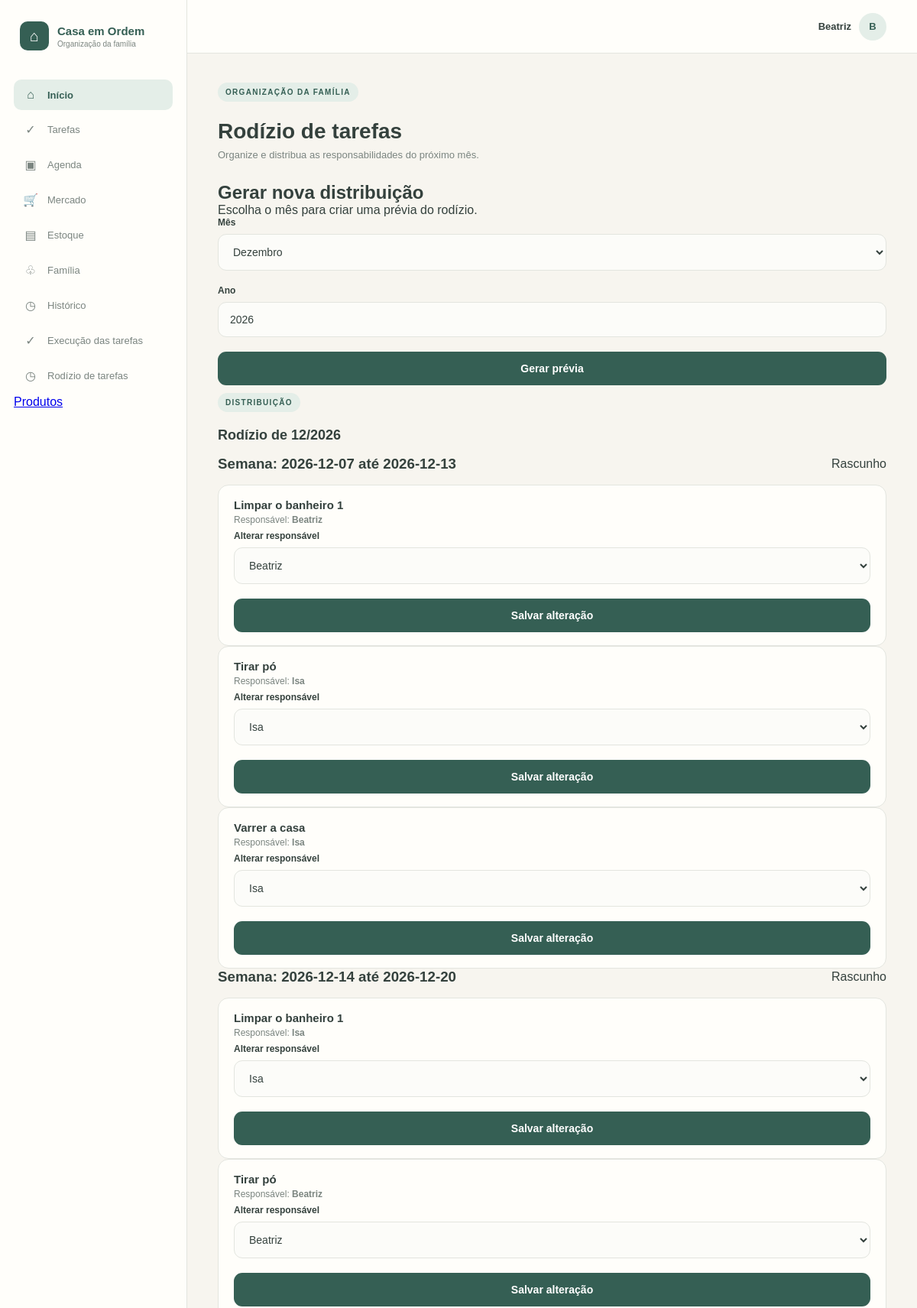
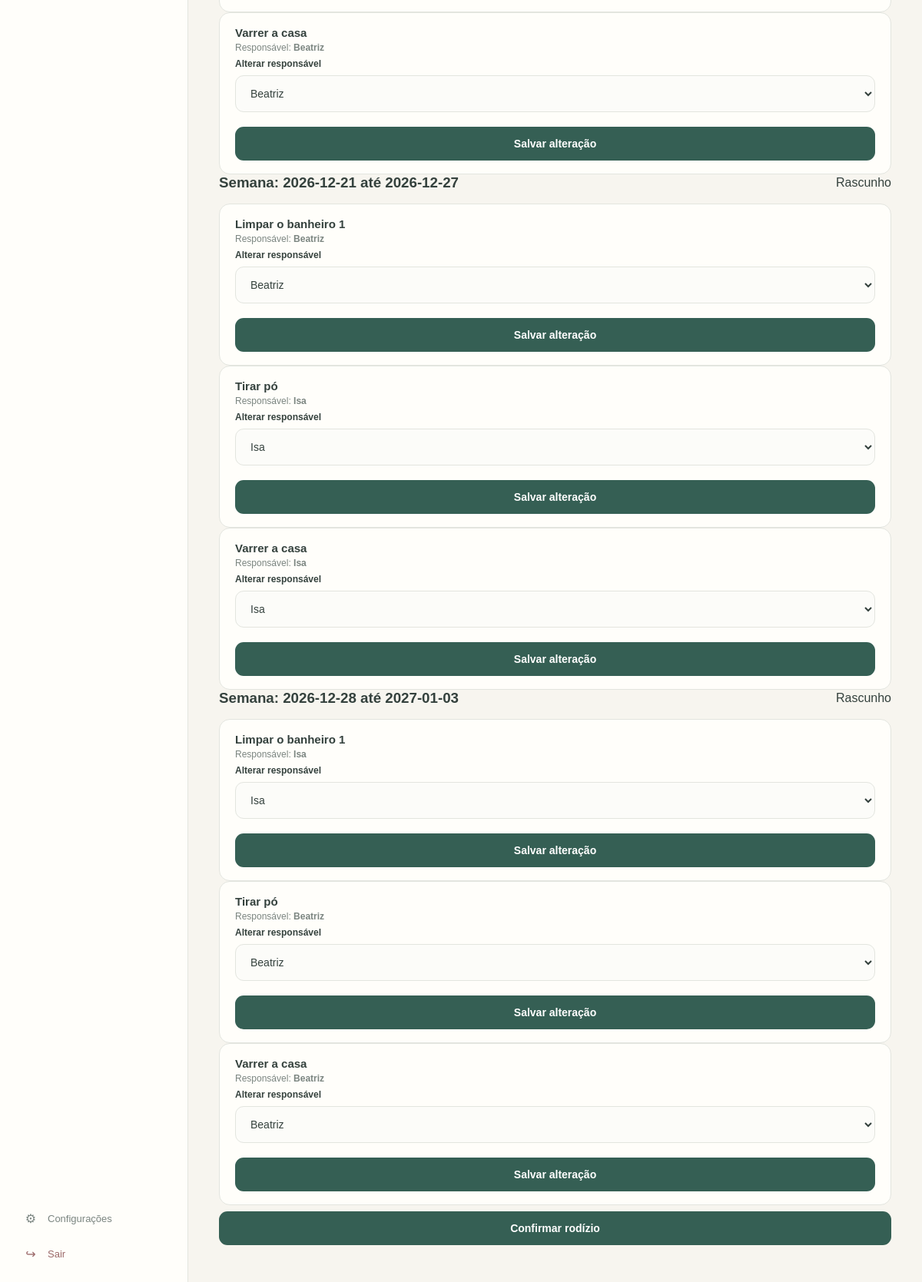
/rodizio (signed in), run on the app's committed database (2 pictures, top to bottom).
### tables this page shows
CREATE TABLE "USUARIO" (
	"id_usuario"	INTEGER NOT NULL,
	"id_familia"	INTEGER NOT NULL,
	"nome"	TEXT NOT NULL,
	"email"	NUMERIC NOT NULL,
	"senha"	TEXT NOT NULL,
	"foto"	INTEGER,
	"tipo_usuario"	TEXT NOT NULL,
	"ativo"	INTEGER NOT NULL,
	"data_cadastro"	NUMERIC NOT NULL,
	PRIMARY KEY("id_usuario" AUTOINCREMENT),
	FOREIGN KEY("id_familia") REFERENCES "FAMILIA"("id_familia")
);

CREATE TABLE "SEMANA_RODIZIO" (
	"id_semana"	INTEGER NOT NULL,
	"id_familia"	INTEGER NOT NULL,
	"data_inicio"	NUMERIC NOT NULL,
	"data_fim"	NUMERIC NOT NULL,
	"mes_referencia"	INTEGER NOT NULL,
	"ano_referencia"	INTEGER NOT NULL,
	"status"	TEXT NOT NULL,
	PRIMARY KEY("id_semana"),
	FOREIGN KEY("id_familia") REFERENCES "FAMILIA"("id_familia")
);

CREATE TABLE "RODIZIO" (
	"id_rodizio"	INTEGER NOT NULL,
	"id_semana"	INTEGER NOT NULL,
	"id_tarefa"	INTEGER NOT NULL,
	"id_usuario"	INTEGER NOT NULL,
	"ajustado_manualmente"	INTEGER NOT NULL,
	PRIMARY KEY("id_rodizio"),
	FOREIGN KEY("id_semana") REFERENCES "SEMANA_RODIZIO"("id_semana"),
	FOREIGN KEY("id_tarefa") REFERENCES "TAREFA"("id_tarefa"),
	FOREIGN KEY("id_usuario") REFERENCES "USUARIO"("id_usuario")
);

CREATE TABLE "TAREFA" (
	"id_tarefa"	INTEGER NOT NULL,
	"id_familia"	INTEGER NOT NULL,
	"id_usuario_criador"	INTEGER NOT NULL,
	"nome"	TEXT NOT NULL,
	"descricao"	TEXT,
	"tipo"	TEXT NOT NULL,
	"participa_rodizio"	INTEGER NOT NULL,
	"peso"	REAL NOT NULL,
	"ativa"	INTEGER NOT NULL,
	"data_cadastro"	NUMERIC NOT NULL,
	PRIMARY KEY("id_tarefa"),
	FOREIGN KEY("id_familia") REFERENCES "FAMILIA"("id_familia"),
	FOREIGN KEY("id_usuario_criador") REFERENCES "USUARIO"("id_usuario")
);

### app.py (the view)
@app.route("/rodizio")
def visualizar_rodizio():
    if "id_usuario" not in session:
        return redirect(url_for("login"))
    ano = request.args.get("ano", type=int)
    mes = request.args.get("mes", type=int)
    if not ano or not mes:
        ano, mes = obter_proximo_mes()
    conexao = conectar_banco()
    try:
        semanas = conexao.execute("""
            SELECT *
            FROM SEMANA_RODIZIO
            WHERE id_familia = ?
              AND mes_referencia = ?
              AND ano_referencia = ?
            ORDER BY data_inicio
        """, (
            session["id_familia"],
            mes,
            ano
        )).fetchall()
        distribuicao = []
        for semana in semanas:
            atribuicoes = conexao.execute("""
                SELECT
                    r.id_rodizio,
                    r.id_tarefa,
                    r.id_usuario,
                    r.ajustado_manualmente,
                    t.nome AS nome_tarefa,
                    u.nome AS nome_usuario

                FROM RODIZIO r

                INNER JOIN TAREFA t
                    ON r.id_tarefa = t.id_tarefa

                INNER JOIN USUARIO u
                    ON r.id_usuario = u.id_usuario

                WHERE r.id_semana = ?

                ORDER BY t.nome
            """, (semana["id_semana"],)).fetchall()
            distribuicao.append({
                "semana": semana,
                "tarefas": atribuicoes
            })
        membros = conexao.execute("""
            SELECT id_usuario, nome
            FROM USUARIO
            WHERE id_familia = ?
              AND ativo = 1
            ORDER BY nome
        """, (session["id_familia"],)).fetchall()
    finally:
        conexao.close()
    return render_template(
        "rodizio.html",
        distribuicao=distribuicao,
        membros=membros,
        mes=mes,
        ano=ano
    )

### templates/rodizio.html (shortened to what this page needs)
{% extends "base.html" %}
{% block content %}
<div class="cabecalho-pagina">
    <div>
        <span class="etiqueta">ORGANIZAÇÃO DA FAMÍLIA</span>
        <h1>Rodízio de tarefas</h1>
        <p>Organize e distribua as responsabilidades do próximo mês.</p>
    </div>
</div>
{% if session["tipo_usuario"] == "ADMINISTRADOR" %}
<div class="card-execucao">
    <h2>Gerar nova distribuição</h2>
    <p>Escolha o mês para criar uma prévia do rodízio.</p>
    <form method="POST" action="{{ url_for('gerar_rodizio') }}">
        <div class="campo">
            <label for="mes">Mês</label>
            <select name="mes" id="mes" required>
                {% for numero, nome in [
                    (1, 'Janeiro'), (2, 'Fevereiro'),
                    (3, 'Março'), (4, 'Abril'),
                    (5, 'Maio'), (6, 'Junho'),
                    (7, 'Julho'), (8, 'Agosto'),
                    (9, 'Setembro'), (10, 'Outubro'),
                    (11, 'Novembro'), (12, 'Dezembro')
                ] %}
                    <option value="{{ numero }}"
                        {% if numero == mes %}selected{% endif %}>
                        {{ nome }}
                    </option>
                {% endfor %}
            </select>
        </div>
        <div class="campo">
            <label for="ano">Ano</label>
            <input
                type="number"
                name="ano"
                id="ano"
                value="{{ ano }}"
                min="2026"
                required
            >
        </div>
        <button type="submit" class="botao-salvar">
            Gerar prévia
        </button>
    </form>
</div>
{% endif %}
<div class="secao-familia">
    <div class="titulo-secao">
        <div>
            <span class="etiqueta">DISTRIBUIÇÃO</span>
            <h2>Rodízio de {{ "%02d"|format(mes) }}/{{ ano }}</h2>
        </div>
    </div>
    {% for grupo in distribuicao %}
        <div class="card-execucao">
            <div class="titulo-secao">
                <div>
                    <h3>
                        Semana:
                        {{ grupo.semana["data_inicio"] }}
                        até
                        {{ grupo.semana["data_fim"] }}
                    </h3>
                </div>
                {% if grupo.semana["status"] == "RASCUNHO" %}
                    <span class="status-pendente">Rascunho</span>
                {% else %}
                    <span class="status-concluida">Confirmado</span>
                {% endif %}
            </div>
            {% for tarefa in grupo.tarefas %}
                <div class="membro-card">
                    <div class="informacoes-membro">
                        <h3>{{ tarefa["nome_tarefa"] }}</h3>
                        <p>
                            Responsável:
                            <strong>{{ tarefa["nome_usuario"] }}</strong>
                        </p>
                        {% if session["tipo_usuario"] == "ADMINISTRADOR"
                            and grupo.semana["status"] == "RASCUNHO" %}
                            <form
                                method="POST"
                                action="{{ url_for(
                                    'ajustar_rodizio',
                                    id_rodizio=tarefa['id_rodizio']
                                ) }}"
                            >
                                <div class="campo">
                                    <label>Alterar responsável</label>
                                    <select name="id_usuario" required>
                                        {% for membro in membros %}
                                            <option
                                                value="{{ membro['id_usuario'] }}"
                                                {% if membro['id_usuario'] == tarefa['id_usuario'] %}
                                                    selected
                                                {% endif %}
                                            >
                                                {{ membro['nome'] }}
                                            </option>
                                        {% endfor %}
                                    </select>
                                </div>
                                <button
                                    type="submit"
                                    class="botao-salvar"
                                >
                                    Salvar alteração
                                </button>
                            </form>
                        {% endif %}
                    </div>
                </div>
            {% else %}
                <p>Nenhuma tarefa nesta semana.</p>
            {% endfor %}
        </div>
    {% endfor %}
    {% if distribuicao
        and session["tipo_usuario"] == "ADMINISTRADOR"
        and distribuicao[0].semana["status"] == "RASCUNHO" %}
        <form
            method="POST"
            action="{{ url_for(
                'confirmar_rodizio',
                ano=ano,
                mes=mes
            ) }}"
            onsubmit="return confirm('Deseja confirmar este rodízio?');"
        >
            <button type="submit" class="botao-salvar">
                Confirmar rodízio
            </button>
        </form>
    {% endif %}
</div>
{% endblock %}

### templates/base.html (shortened to what this page needs)
<!DOCTYPE html>
<html lang="pt-BR">
<head>
    <link rel="stylesheet" href="{{ url_for('static', filename='css/style.css') }}">
</head>
<body>
    <div class="layout">
        <aside class="menu-lateral">
            <div class="menu-logo">
                <div class="logo-icone">⌂</div>
                <div>
                    <strong>Casa em Ordem</strong>
                    <span>Organização da família</span>
                </div>
            </div>
            <nav class="menu-navegacao">
                <a href="{{ url_for('dashboard') }}" class="menu-item ativo">
                    <span>⌂</span>
                    <span>Início</span>
                </a>
                <a href="{{ url_for('tarefas') }}" class="menu-item">
                    <span>✓</span>
                    <span>Tarefas</span>
                </a>
                <a href="#" class="menu-item">
                    <span>▣</span>
                    <span>Agenda</span>
                </a>
                <a href="{{ url_for('mercado') }}" class="menu-item">
                    <span>🛒</span>
                    <span>Mercado</span>
                </a>
                <a href="{{ url_for('estoque') }}" class="menu-item">
                    <span>▤</span>
                    <span>Estoque</span>
                </a>
                <a href="{{ url_for('familia') }}" class="menu-item">
                    <span>♧</span>
                    <span>Família</span>
                </a>
                <a href="#" class="menu-item">
                    <span>◷</span>
                    <span>Histórico</span>
                </a>
                <a href="{{ url_for('execucao_tarefas') }}" class="menu-item">
                    <span>✓</span>
                    <span>Execução das tarefas</span>
                </a>
                <a href="{{ url_for('visualizar_rodizio') }}" class="menu-item">
                    <span>◷</span>
                    <span>Rodízio de tarefas</span>
                </a>
                <a href="{{ url_for('produtos') }}">
                    Produtos
                </a>
            </nav>
            <div class="menu-final">
                <a href="#" class="menu-item">
                    <span>⚙</span>
                    <span>Configurações</span>
                </a>
                <a href="{{ url_for('logout') }}" class="menu-item sair">
                    <span>↪</span>
                    <span>Sair</span>
                </a>
            </div>
        </aside>
        <main class="conteudo">
            <header class="cabecalho">
                {% if session.get("nome_usuario") %}
                    <a href="{{ url_for('perfil') }}" class="cabecalho-usuario">
                        <span>{{ session["nome_usuario"] }}</span>
                        <div class="avatar">
                            {{ session["nome_usuario"][0]|upper }}
                        </div>
                    </a>
                {% endif %}
            </header>
            <section class="pagina">
                {% block content %}
                {% endblock %}
            </section>
        </main>
    </div>
</body>
</html>

### data on the page
USUARIO: nome_usuario "Beatriz"
SEMANA_RODIZIO: semana.data_inicio "2026-12-07", semana.data_fim "2026-12-13"
RODIZIO: nome_tarefa "Limpar o banheiro 1", nome_usuario "Beatriz", id_usuario "Beatriz"
RODIZIO: nome_tarefa "Tirar pó", nome_usuario "Isa", id_usuario "Isa"
RODIZIO: nome_tarefa "Varrer a casa", nome_usuario "Isa", id_usuario "Isa"
SEMANA_RODIZIO: semana.data_inicio "2026-12-14", semana.data_fim "2026-12-20"
RODIZIO: nome_tarefa "Limpar o banheiro 1", nome_usuario "Isa", id_usuario "Isa"
RODIZIO: nome_tarefa "Tirar pó", nome_usuario "Beatriz", id_usuario "Beatriz"
RODIZIO: nome_tarefa "Varrer a casa", nome_usuario "Beatriz", id_usuario "Beatriz"
SEMANA_RODIZIO: semana.data_inicio "2026-12-21", semana.data_fim "2026-12-27"
RODIZIO: nome_tarefa "Limpar o banheiro 1", nome_usuario "Beatriz", id_usuario "Beatriz"
RODIZIO: nome_tarefa "Tirar pó", nome_usuario "Isa", id_usuario "Isa"
RODIZIO: nome_tarefa "Varrer a casa", nome_usuario "Isa", id_usuario "Isa"
SEMANA_RODIZIO: semana.data_inicio "2026-12-28", semana.data_fim "2027-01-03"
RODIZIO: nome_tarefa "Limpar o banheiro 1", nome_usuario "Isa", id_usuario "Isa"
RODIZIO: nome_tarefa "Tirar pó", nome_usuario "Beatriz", id_usuario "Beatriz"
RODIZIO: nome_tarefa "Varrer a casa", nome_usuario "Beatriz", id_usuario "Beatriz"

### other printed values
{{ session["nome_usuario"][0]|upper }} "B"
{{ "%02d"|format(mes) }} "12"
{{ ano }} "2026"
form field mes "Dezembro"
